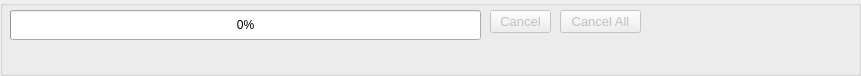
<?xml version="1.0" encoding="UTF-8"?>
<ui version="4.0">
 <class>ProgressGroupWidget</class>
 <widget class="QGroupBox" name="ProgressGroupWidget">
  <property name="geometry">
   <rect>
    <x>0</x>
    <y>0</y>
    <width>861</width>
    <height>76</height>
   </rect>
  </property>
  <property name="sizePolicy">
   <sizepolicy hsizetype="Expanding" vsizetype="Expanding">
    <horstretch>0</horstretch>
    <verstretch>0</verstretch>
   </sizepolicy>
  </property>
  <widget class="QProgressBar" name="progressBar">
   <property name="geometry">
    <rect>
     <x>10</x>
     <y>10</y>
     <width>471</width>
     <height>30</height>
    </rect>
   </property>
   <property name="sizePolicy">
    <sizepolicy hsizetype="Expanding" vsizetype="Expanding">
     <horstretch>0</horstretch>
     <verstretch>0</verstretch>
    </sizepolicy>
   </property>
   <property name="value">
    <number>0</number>
   </property>
  </widget>
  <widget class="QLabel" name="textRight">
   <property name="geometry">
    <rect>
     <x>430</x>
     <y>40</y>
     <width>411</width>
     <height>27</height>
    </rect>
   </property>
   <property name="text">
    <string/>
   </property>
  </widget>
  <widget class="QLabel" name="textLeft">
   <property name="geometry">
    <rect>
     <x>10</x>
     <y>40</y>
     <width>411</width>
     <height>27</height>
    </rect>
   </property>
   <property name="text">
    <string/>
   </property>
  </widget>
  <widget class="QLabel" name="taskCountLabel">
   <property name="geometry">
    <rect>
     <x>710</x>
     <y>10</y>
     <width>141</width>
     <height>27</height>
    </rect>
   </property>
   <property name="text">
    <string/>
   </property>
  </widget>
  <widget class="QPushButton" name="cancelButton">
   <property name="enabled">
    <bool>false</bool>
   </property>
   <property name="geometry">
    <rect>
     <x>490</x>
     <y>10</y>
     <width>61</width>
     <height>23</height>
    </rect>
   </property>
   <property name="font">
    <font>
     <pointsize>10</pointsize>
    </font>
   </property>
   <property name="text">
    <string>Cancel</string>
   </property>
  </widget>
  <widget class="QPushButton" name="cancelAllButton">
   <property name="enabled">
    <bool>false</bool>
   </property>
   <property name="geometry">
    <rect>
     <x>560</x>
     <y>10</y>
     <width>81</width>
     <height>23</height>
    </rect>
   </property>
   <property name="font">
    <font>
     <pointsize>10</pointsize>
    </font>
   </property>
   <property name="text">
    <string>Cancel All</string>
   </property>
  </widget>
 </widget>
 <layoutdefault spacing="6" margin="11"/>
 <resources/>
 <connections/>
</ui>
